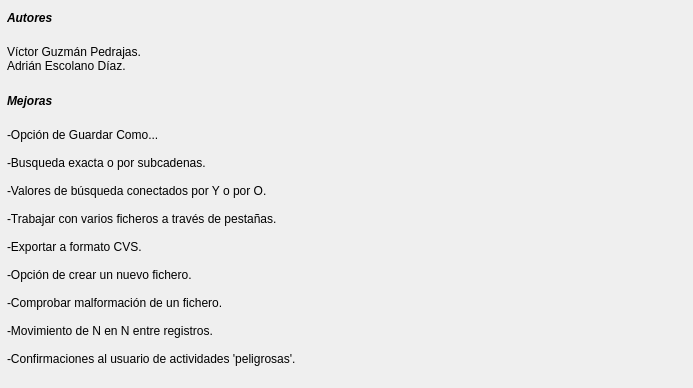
<?xml version="1.0" encoding="UTF-8"?>
<ui version="4.0">
 <class>Dialog</class>
 <widget class="QDialog" name="Dialog">
  <property name="geometry">
   <rect>
    <x>0</x>
    <y>0</y>
    <width>693</width>
    <height>388</height>
   </rect>
  </property>
  <property name="windowTitle">
   <string>Acerca de</string>
  </property>
  <widget class="QWidget" name="layoutWidget">
   <property name="geometry">
    <rect>
     <x>7</x>
     <y>10</y>
     <width>678</width>
     <height>370</height>
    </rect>
   </property>
   <layout class="QGridLayout" name="gridLayout">
    <item row="0" column="0">
     <widget class="QLabel" name="label">
      <property name="font">
       <font>
        <weight>75</weight>
        <italic>true</italic>
        <bold>true</bold>
        <underline>false</underline>
        <strikeout>false</strikeout>
        <kerning>true</kerning>
       </font>
      </property>
      <property name="autoFillBackground">
       <bool>false</bool>
      </property>
      <property name="text">
       <string>Autores
</string>
      </property>
     </widget>
    </item>
    <item row="1" column="0">
     <widget class="QLabel" name="LB_Autores">
      <property name="text">
       <string>Víctor Guzmán Pedrajas.
Adrián Escolano Díaz.
</string>
      </property>
     </widget>
    </item>
    <item row="2" column="0">
     <widget class="QLabel" name="label_2">
      <property name="font">
       <font>
        <weight>75</weight>
        <italic>true</italic>
        <bold>true</bold>
       </font>
      </property>
      <property name="text">
       <string>Mejoras
</string>
      </property>
     </widget>
    </item>
    <item row="3" column="0">
     <widget class="QLabel" name="LB_Mejoras">
      <property name="text">
       <string>-Opción de Guardar Como...

-Busqueda exacta o por subcadenas.

-Valores de búsqueda conectados por Y o por O.

-Trabajar con varios ficheros a través de pestañas.

-Exportar a formato CVS.

-Opción de crear un nuevo fichero.

-Comprobar malformación de un fichero.

-Movimiento de N en N entre registros.

-Confirmaciones al usuario de actividades 'peligrosas'.
</string>
      </property>
     </widget>
    </item>
   </layout>
  </widget>
 </widget>
 <resources/>
 <connections/>
</ui>
